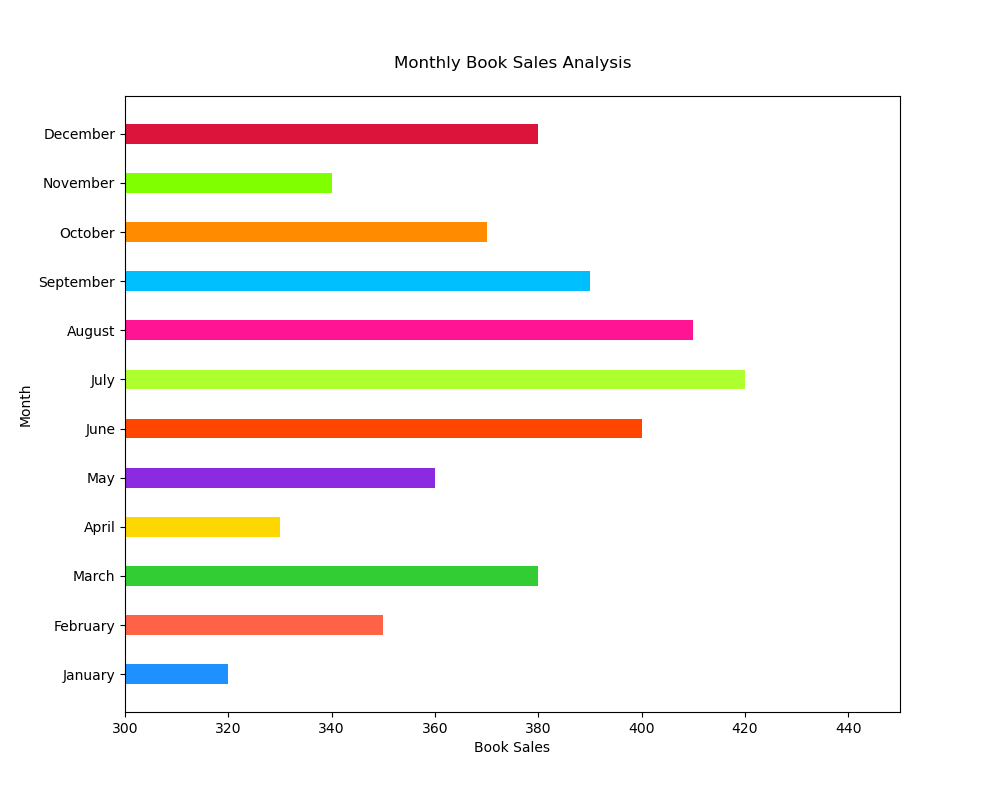

Write Python code to recreate this figure.

import matplotlib.pyplot as plt

# Monthly book sales data
months = [
    "January", "February", "March", "April", "May", "June",
    "July", "August", "September", "October", "November", "December"
]
book_sales = [320, 350, 380, 330, 360, 400, 420, 410, 390, 370, 340, 380]

# Color scheme using specific color codes for each month
colors = [
    '#1E90FF', '#FF6347', '#32CD32', '#FFD700', '#8A2BE2',
    '#FF4500', '#ADFF2F', '#FF1493', '#00BFFF', '#FF8C00',
    '#7FFF00', '#DC143C'
]

# Create horizontal bar chart
plt.figure(figsize=(10, 8))  # Width and height of the chart
plt.barh(months, book_sales, color=colors, height=0.4)  # Bar color and band height

# Set the title and labels
plt.title('Monthly Book Sales Analysis', pad=20)
plt.xlabel('Book Sales')
plt.ylabel('Month')

# Set y-axis limits
plt.xlim(300, 450)  # Truncated y-axis

# Display the bar chart
plt.show()
